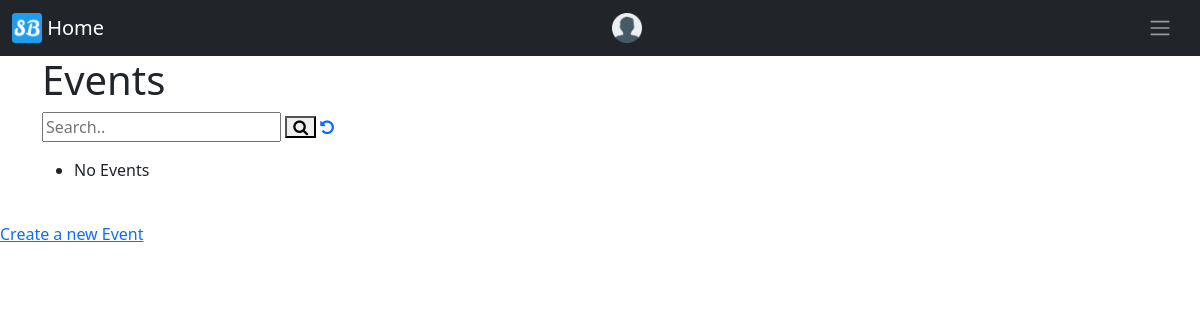
/home/eventslist/2, run on an earlier commit of the app's database.
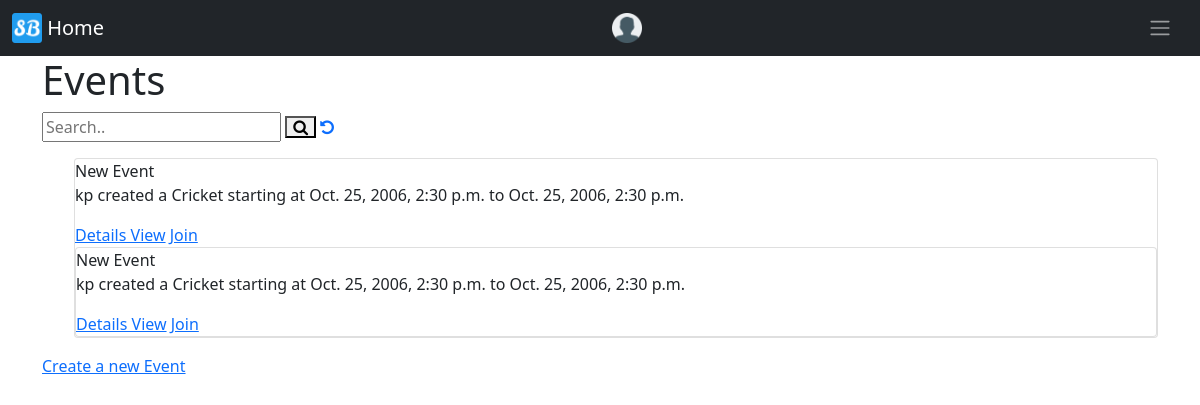
And on a later commit of the database.
### SportsBuddyApp/models.py (models this page shows, shortened)
class Event(models.Model):
    event_name = models.CharField(max_length=50, default="Event Name")
    event_description = models.TextField(default="Event Description")
    creator = models.ForeignKey(
        User, on_delete=CASCADE, related_name='events', default=None)
    sport = models.ForeignKey(Sport, related_name='events', on_delete=CASCADE)
    start_time = models.DateTimeField()
    end_time = models.DateTimeField()
    radius = models.IntegerField()
    num_of_players = models.IntegerField(default=1)
    proficiency = models.IntegerField(
        default=Proficiency.LOW, choices=Proficiency.choices)
    competitive = models.BooleanField(default=False)
    interested_users = models.ManyToManyField(
        User, related_name="events_interested_in", blank=True)
    confirmed_users = models.ManyToManyField(
        User, related_name="events_confirmed_in", blank=True)
    def __str__(self):
        return self.event_name

class Sport(models.Model):
    name = models.CharField(max_length=50)
    open_events = models.IntegerField()

### SportsBuddyApp/views.py (the view, shortened to what this page needs)
# urls.py: path('eventslist/<int:sport_id>', EventListView.as_view(), name='event-list'),
class EventListView(ListView):
    model = Event
    template_name = 'SportsBuddyApp/event_list.html'
    def get(self, request, sport_id):
        sport = Sport.objects.get(id=self.kwargs['sport_id'])
        event_list = sport.events.all()
        strval = request.GET.get("search", False)
        print(strval)
        if strval:
            query = Q(event_name__icontains=strval)
            query.add(Q(event_description__icontains=strval), Q.OR)
            event_list = event_list.filter(
                query).select_related().distinct().order_by('event_name')[:10]
        else:
            event_list = event_list.order_by('event_name')[:10]
        print(event_list)
        ctx = {'event_list': event_list,
               'search': strval, 'sport_id': sport_id}
        return render(request, self.template_name, ctx)

### SportsBuddyApp/templates/SportsBuddyApp/event_list.html (shortened to what this page needs)
{% extends "base.html" %}
{%block content%}
<h1>{{sport.name}} Events</h1>
<form>
  <input type="text" placeholder="Search.." name="search"
  >
  <button type="submit"><i class="fa fa-search"></i></button>
<a href="{{sport.id}}"><i class="fa fa-undo"></i></a>
</form>
<ul>
    {% for event in event_list %}
    {%if event.sport.id == sport_id%}
        <div class="card blue-grey darken-1">
          <div class="card-content white-text">
            <span class="card-title">{{event.event_name}}</span>
            <p>{{ event.creator.username }} created a {{event.sport.name}} starting at {{event.start_time}} to {{event.end_time}}</p>
          </div>
          <div class="card-action">
            <a href="/home/eventsdetail/{{event.id}}">Details View</a>
            {%if not event.creator == user %}
            <a href="/home/eventsdetail/{{event.id}}/join">Join</a>
            {%endif%}
          </div>
    {% endif %}
    {% empty %}
    <li>No Events</li>
      <br>
    {% endfor %}
</div>
</ul>
<a href="/home/createevent">Create a new Event</a>
{%endblock%}

### SportsBuddyApp/templates/base.html (shortened to what this page needs)
<html>
    <head>
       {% load static %}
    <link href="https://cdn.jsdelivr.net/npm/bootstrap@5.0.1/dist/css/bootstrap.min.css" rel="stylesheet">
    <link rel="stylesheet" href=" {% static 'font-awesome/css/font-awesome.min.css' %} ">
    </head>
    <body>
    <div class="navbar navbar-expand-md navbar-dark bg-dark" >
      <div class="container">
      <a class="navbar-brand md-auto" href="/home">
      {% load static %}
        <img src="/static/favicon.ico" width="30" height="30" class="d-inline-block align-top" alt="">
        Home
      </a>
      </div>
      <div class="container-fluid">
      <a class="navbar-nav" href="/createUser/viewProfile/">
        {%if not request.user.userprofile.profile_pic%}
        <img src="/static/images/user.png" width="30" height="30" class="d-inline-block align-top" alt="">
        {%else%}
        <img src="/static/images/{{request.user.userprofile.profile_pic}}" width="30" height="30" class="d-inline-block align-top" alt="">
        {%endif%}
      </a>
      <a class="nav-link" id="navbarDropdown" role="button" data-bs-toggle="dropdown">
        <span class="navbar-toggler-icon"></span>
      </a>
      </div>
    </div>
<div class = "container pr-5 ">
    {% block content %}
        {% endblock %}
      </div>
    </body>
</html>

What changed in the data, as far as the page shows it:
added Event: event_name "New Event", creator.username "kp", sport.name "Cricket", start_time "Oct. 25, 2006, 2:30 p.m.", end_time "Oct. 25, 2006, 2:30 p.m."
added Event: event_name "New Event", creator.username "kp", sport.name "Cricket", start_time "Oct. 25, 2006, 2:30 p.m.", end_time "Oct. 25, 2006, 2:30 p.m."
Also different on the page:
text no longer shown: "No Events"
